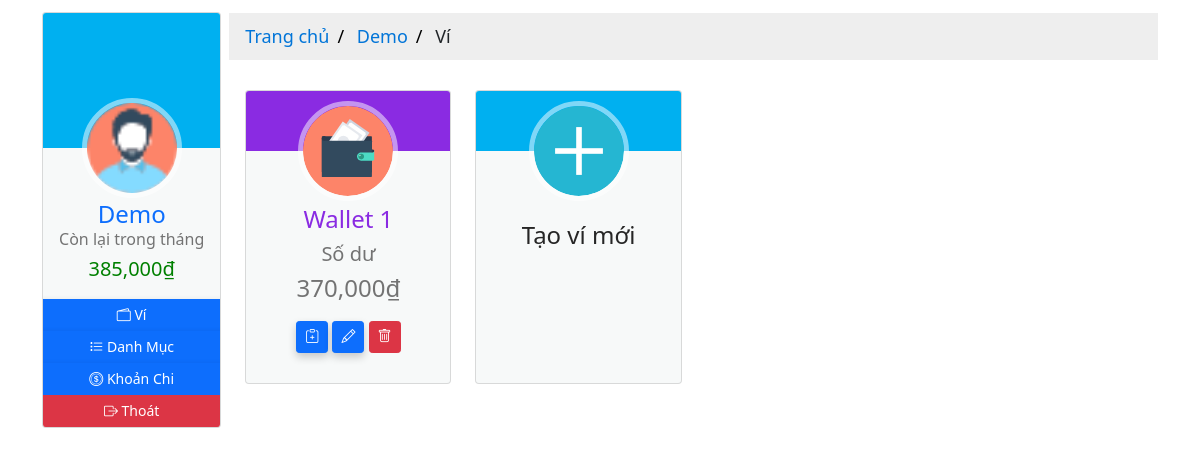
Screenshot of /1/wallet (signed in) with the database file from the repository.
### moneymanagement/models.py (models this page shows, shortened)
class User(db.Model, UserMixin):
  __tablename__ = 'users'
  id = db.Column(db.Integer, primary_key=True)
  email = db.Column(db.String(64), nullable=False, unique=True, index=True)
  username = db.Column(db.String(64), nullable=False, unique=True, index=True)
  password_hash = db.Column(db.String(128))
  profile_image = db.Column(db.String(64), nullable=False, default='df_profile.png')
  wallets = db.relationship('Wallet', back_populates='owner', lazy='dynamic')
  items = db.relationship('Item', back_populates='users', lazy='dynamic')
  expenditures = db.relationship('Expenditure', back_populates='users', lazy=True)
  money_saving = db.relationship('MoneySaving', back_populates='user', lazy='dynamic')
  def total_balance_in_period(self, date):
    total = 0
    for wallet in self.wallets:
      for track in wallet.track_balances:
        if date in track.date.strftime('%Y-%m-%d'):
          total += track.balance
    return total
  def rest_balance_in_period(self, date):
    total_balance = 0
    total_expense = 0
    for wallet in self.wallets:
      for track in wallet.track_balances:
        if date in track.date.strftime('%Y-%m-%d'):
          total_balance += track.balance
    for expense in self.expenditures:
      if date in expense.date.strftime('%Y-%m-%d'):
        total_expense += expense.amount
    return (total_balance - total_expense)

class TrackBalance(db.Model):
  __tablename__ = 'trackbalances'
  id = db.Column(db.Integer, primary_key=True)
  date = db.Column(db.DateTime, nullable=False, unique=True, index=True)
  balance = db.Column(db.Integer, nullable=False, default=0)
  description = db.Column(db.String(128))
  wallet_id = db.Column(db.Integer, db.ForeignKey('wallets.id'))
  wallet = db.relationship('Wallet', back_populates='track_balances', uselist=False)

class Expenditure(db.Model):
  __tablename__ = 'expenditures'
  id = db.Column(db.Integer, primary_key=True)
  name = db.Column(db.String(32), nullable=False)
  date = db.Column(db.Date, nullable=False, default=datetime.utcnow().strftime('%Y-%m-%d'))
  description = db.Column(db.String(128), nullable=False, default='Không có miêu tả nào')
  amount = db.Column(db.Integer, nullable=False, default=0)
  item_id = db.Column(db.Integer, db.ForeignKey('items.id'))
  items = db.relationship('Item', back_populates='expenditures', uselist=False)
  user_id = db.Column(db.Integer, db.ForeignKey('users.id'))
  users = db.relationship('User', back_populates='expenditures', uselist=False)

class Wallet(db.Model):
  __tablename__ = 'wallets'
  id = db.Column(db.Integer, primary_key=True)
  name = db.Column(db.String(16), nullable=False)
  balance = db.Column(db.Integer, nullable=False, default=0)
  date = db.Column(db.DateTime, default=datetime.utcnow())
  filter = db.Column(db.Integer, nullable=False, default=2)
  user_id = db.Column(db.Integer, db.ForeignKey('users.id'))
  owner = db.relationship('User', back_populates='wallets', uselist=False)
  track_balances = db.relationship('TrackBalance', back_populates='wallet', lazy='dynamic')
  items = db.relationship('Item', back_populates='wallet', lazy='dynamic')
  money_saving = db.relationship('MoneySaving', back_populates='wallet', lazy='dynamic')

### moneymanagement/users/views.py (the view)
@users_blueprint.route('/<int:user_id>/wallet')
@login_required
def wallet(user_id):
  if current_user.id != user_id:
    abort(403)
  wallets = Wallet.query.filter_by(user_id=user_id)
  return render_template('users/wallet.html', wallets=wallets)

### moneymanagement/__init__.py (called while the page is built)
@app.context_processor
def inject_now():
    return {'now': datetime.utcnow()}

### moneymanagement/models.py (called while the page is built)
@login_manager.user_loader
def load_user(user_id):
  return User.query.get(user_id)

### moneymanagement/templates/users/wallet.html (shortened to what this page needs)
{% extends 'base-2.html' %} {% block title %} Wallets {% endblock title %}
{%block breadcrumb %}
<div class="content-breadcrumb">
  <ul class="breadcrumb">
    <li>
      <a href="{{ url_for('core.home', user_id=current_user.id) }}"
        >Trang chủ</a
      >
    </li>
    <li><a href="#">{{ current_user.username }}</a></li>
    <li>Ví</li>
  </ul>
</div>
{% endblock breadcrumb %}
{%block content %}
<div class="content-home">
  <div class="container">
    <div class="row">
    {% for wallet in wallets %}
      <div class="col-sm-3">
        <div class="card hovercard wallet">
          <div class="avatar">
            <a href="{{ url_for('wallets.manage', user_id=current_user.id, wallet_id=wallet.id) }}">
              <img
                alt=""
                src="{{ url_for('static', filename='icons/wallet-icon.svg') }}"
              />
            </a>
          </div>
          <div class="info">
            <div class="title"><h4 class="color">{{ wallet.name }}</h4></div>
            <div class="desc"><h5>Số dư</h5></div>
            <div class="desc"><h4><span>{{ "{:,.0f}".format(wallet.balance) }}&#8363;</span></h4></div>
          </div>
          <div class="bottom nopadding">
            <a
              class="btn btn-primary btn-sm margin btn-icon"
              href="{{ url_for('wallets.add', wallet_id=wallet.id) }}"
            >
              <i class="bi-clipboard-plus"></i>
            </a>
            <a
            class="btn btn-primary btn-sm margin btn-icon"
            href="{{ url_for('wallets.update', user_id=current_user.id, wallet_id=wallet.id) }}"
            >
              <i class="bi bi-pencil"></i>
            </a>
            <a
              class="btn btn-danger btn-sm margin btn-icon"
              rel="publisher"
              href="{{ url_for('wallets.delete', wallet_id=wallet.id) }}" onclick="return confirm('Bạn có muốn xoá ví {{ wallet.name }}?');"
            >
              <i class="bi bi-trash"></i>
            </a>
          </div>
        </div>
      </div>
      {% endfor %}
      <div class="col-sm-3">
        <div class="card hovercard wallet">
          <div class="avatar">
            <a href="{{ url_for('wallets.create', user_id=current_user.id) }}">
              <img
                alt=""
                src="{{ url_for('static', filename='icons/add-icon.svg') }}"
              />
            </a>
          </div>
          <div class="info">
            <div class="title">
              <p><h4>Tạo ví mới</h4></p>
            </div>
          </div>
        </div>
      </div>
    </div>
  </div>
</div>
{% endblock content %}

### moneymanagement/templates/base-2.html (shortened to what this page needs)
{% from "_render_field.html" import render_field, render_error %}
<!DOCTYPE html>
<html lang="en">
  <head>
    <link
      rel="stylesheet"
      type="text/css"
      href="{{ url_for('static', filename='styles/main.css') }}"
    />
    <link
      rel="stylesheet"
      type="text/css"
      href="{{ url_for('static', filename='styles/profile.css') }}"
    />
    <link
      rel="stylesheet"
      type="text/css"
      href="{{ url_for('static', filename='styles/card.css') }}"
    />
    <link
      rel="stylesheet"
      type="text/css"
      href="{{ url_for('static', filename='styles/table.css') }}"
    />
    <link
      rel="stylesheet"
      type="text/css"
      href="{{ url_for('static', filename='styles/pagination.css') }}"
    />
    <link
      rel="stylesheet"
      href="https://cdnjs.cloudflare.com/ajax/libs/font-awesome/4.7.0/css/font-awesome.min.css"
    />
    <link
      rel="stylesheet"
      href="https://cdn.jsdelivr.net/npm/bootstrap-icons@1.7.2/font/bootstrap-icons.css"
    />
    <link
      href="https://cdn.jsdelivr.net/npm/bootstrap@5.1.1/dist/css/bootstrap.min.css"
      rel="stylesheet"
    />
  </head>
  <body>
    <div class="container">
      <div class="row g-2">
        <div class="col-sm-2">
          <div class="card hovercard">
            <div class="cardheader"></div>
            <div class="avatar">
              <img
                alt=""
                src="{{ url_for('static', filename='icons/man.png') }}"
              />
            </div>
            <div class="info">
              <div class="title">
                <a target="_blank" href="#">{{ current_user.username }}</a>
              </div>
              {% block current_balance %}
              <div class="desc"><h6>Còn lại trong tháng</h6></div>
              <div class="desc">
                {% if current_user.rest_balance_in_period(now.strftime('%Y-%m'))
                > (current_user.total_balance_in_period(now.strftime('%Y-%m')) /
                2) %}
                <h5 style="color: green">
                  {{
                  "{:,.0f}".format(current_user.rest_balance_in_period(now.strftime('%Y-%m')))
                  }}<span>&#8363;</span>
                </h5>
                {%else %}
                <h5 style="color: red">
                  {{
                  "{:,.0f}".format(current_user.rest_balance_in_period(now.strftime('%Y-%m')))
                  }}<span>&#8363;</span>
                </h5>
                {% endif %}
              </div>
              {% endblock current_balance %}
            </div>
            <div
              class="bottom"
              id="none-padding-margin"
              style="text-align: center"
            >
              <div class="title">
                <div class="row g2">
                  <a
                    class="btn btn-primary btn-sm margin btn-icon"
                    href="{{ url_for('users.wallet', user_id=current_user.id) }}"
                  >
                    <i class="bi bi-wallet2"></i><span>&nbsp;Ví</span>
                  </a>
                </div>
              </div>
              <div class="title">
                <div class="row g2" style="text-align: left">
                  <a
                    class="btn btn-primary btn-sm margin btn-icon"
                    href="{{ url_for('users.item', user_id=current_user.id) }}"
                  >
                    <i class="bi bi-list-task"></i><span>&nbsp;Danh Mục</span>
                  </a>
                </div>
              </div>
              <div class="title">
                <div class="row g2" style="text-align: left">
                  <a
                    class="btn btn-primary btn-sm margin btn-icon"
                    href="{{ url_for('users.expense', user_id=current_user.id) }}"
                  >
                    <i class="bi bi-coin"></i><span>&nbsp;Khoản Chi</span>
                  </a>
                </div>
              </div>
              <div class="title">
                <div class="row g2" style="text-align: left">
                  <a
                    class="btn btn-danger btn-sm margin btn-icon"
                    href="{{ url_for('users.logout') }}"
                  >
                    <i class="bi bi-box-arrow-right"></i
                    ><span>&nbsp;Thoát</span>
                  </a>
                </div>
              </div>
            </div>
          </div>
        </div>
        <div class="col-sm-10">
          {% block breadcrumb %}{% endblock breadcrumb %}
          <div
            class="container"
            style="height: 100vh; max-height=fit-content; overflow-y: auto;"
          >
            {% block content %}{% endblock content %}
          </div>
        </div>
      </div>
    </div>
  </body>
</html>

### moneymanagement/static/styles/main.css (style rules this page uses)
.content-breadcrumb { margin: auto; border: none; margin-top: 11px; }
.content-home { margin: auto; width: 100%; box-sizing: content-box; }
.nopadding { padding: 0 !important; margin: 0 !important; }
.card { box-shadow: 0 4px 8px 0 rgba(0, 0, 0, 0.2); transition: 0.3s; }
.container { padding: 2px 16px; }
.btn-primary { box-shadow: 0 4px 8px 0 rgba(0, 0, 0, 0.2); transition: 0.3s; }
body, html { height: 100%; margin: 0; font-family: Arial, Helvetica, sans-serif; }
* { box-sizing: border-box; }

### moneymanagement/static/styles/profile.css (style rules this page uses)
.card { padding-top: 20px; margin: 10px 0 20px 0; background-color: rgba(214, 224, 226, 0.2); border-top-width: 0; border-bottom-width: 2px; -webkit-border-radius: 3px; -moz-border-radius: 3px; border-radius: 3px; -webkit-box-shadow: none; -moz-box-shadow: none; box-shadow: none; -webkit-box-sizing: border-box; -moz-box-sizing: border-box; box-sizing: border-box; }
.card.hovercard { position: relative; padding-top: 0; overflow: hidden; text-align: center; background-color: rgba(214, 224, 226, 0.2); }
.card.hovercard .cardheader { background-color: #00b0f0; background-size: cover; height: 135px; }
.card.hovercard .avatar { position: relative; top: -50px; margin-bottom: -50px; }
.card.hovercard .avatar img { width: 100px; height: 100px; max-width: 100px; max-height: 100px; -webkit-border-radius: 50%; -moz-border-radius: 50%; border-radius: 50%; border: 5px solid rgba(255, 255, 255, 0.5); }
.card.hovercard .info { padding: 4px 8px 10px; }
.card.hovercard .info .title { margin-bottom: 4px; font-size: 24px; line-height: 1; color: #262626; vertical-align: middle; }
.card.hovercard .info .desc { overflow: hidden; font-size: 12px; line-height: 20px; color: #737373; text-overflow: ellipsis; }
.card.hovercard .bottom { padding: 0 20px; margin-bottom: 17px; }
.btn-icon { border-radius: 50%; width: 32px; height: 32px; line-height: 18px; }
a.margin { margin: 0px; }

### moneymanagement/static/styles/card.css (style rules this page uses)
div.wallet { max-height: 350px; height: 100% !important; }
h4.color { color: blueviolet; }
ul.breadcrumb { padding: 10px 16px; list-style: none; background-color: #eee; }
ul.breadcrumb li { display: inline; font-size: 18px; }
ul.breadcrumb li + li:before { padding: 8px; color: black; content: "/\00a0"; }
ul.breadcrumb li a { color: #0275d8; text-decoration: none; }
#none-padding-margin { padding: 0; margin: 0; }

### moneymanagement/static/styles/table.css (style rules this page uses)
body { background: #f9f9f9; font-family: "Roboto", sans-serif; }
a:link { text-decoration: none; }

### rows the page displays
User: username "Demo"
TrackBalance: rest_balance_in_period "385,000"
Wallet: name "Wallet 1", balance "370,000"
